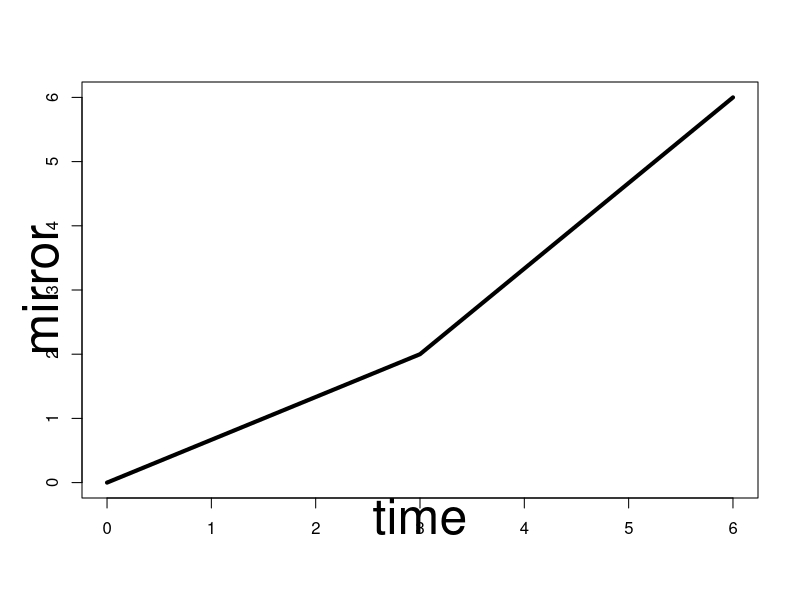
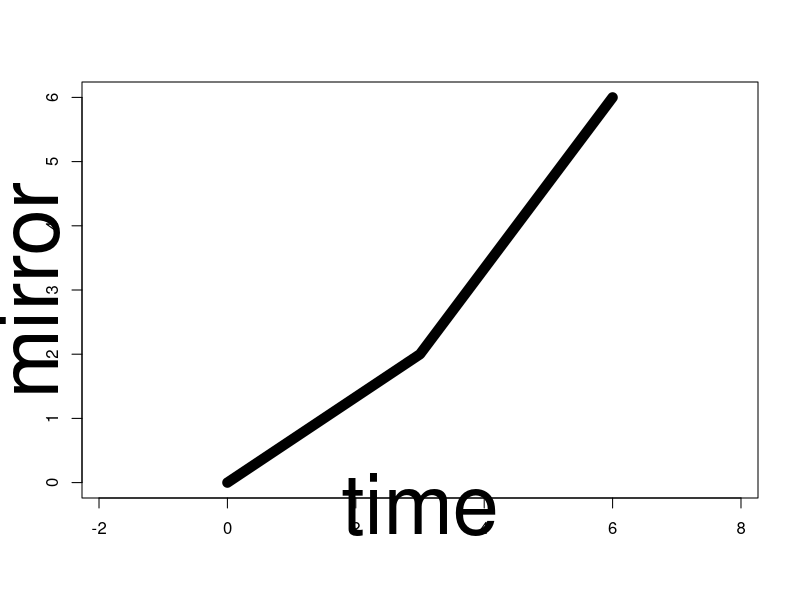

Reproduce these figures in R, in order.
# Define the x and y values for each segment of the function
x <- c(0, 3, 6)
y <- c(0, 2, 6)

# Plot the piecewise linear function with bigger x and y labels
plot(x, y, type = "l", lwd = 4, xlab = "time", ylab = "mirror", cex.lab = 3, mgp = c(1, 1, 0))

# Set the aspect ratio of the plot to be square
asp <- diff(range(x)) / diff(range(y))
plot(x, y, type = "l", lwd = 10, xlab = "time", ylab = "mirror", cex.lab = 5, mgp = c(1, 1, 0), asp = asp)




